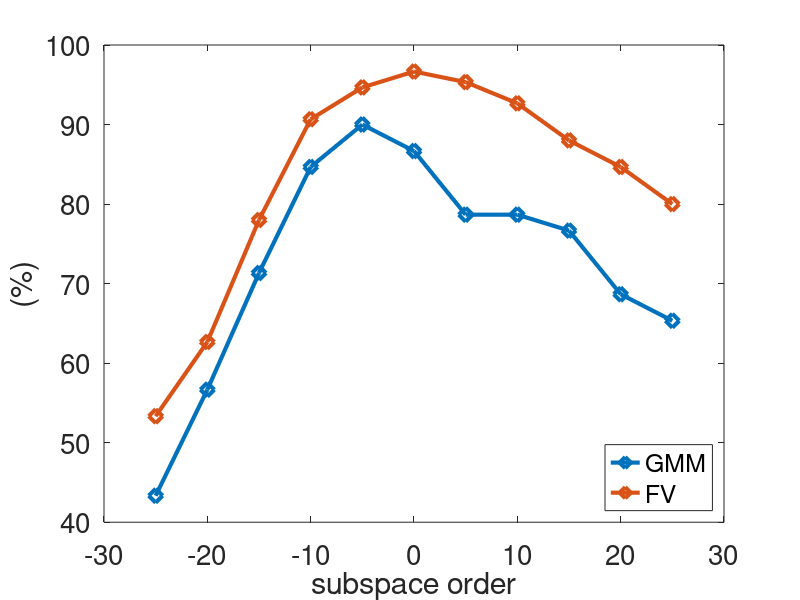
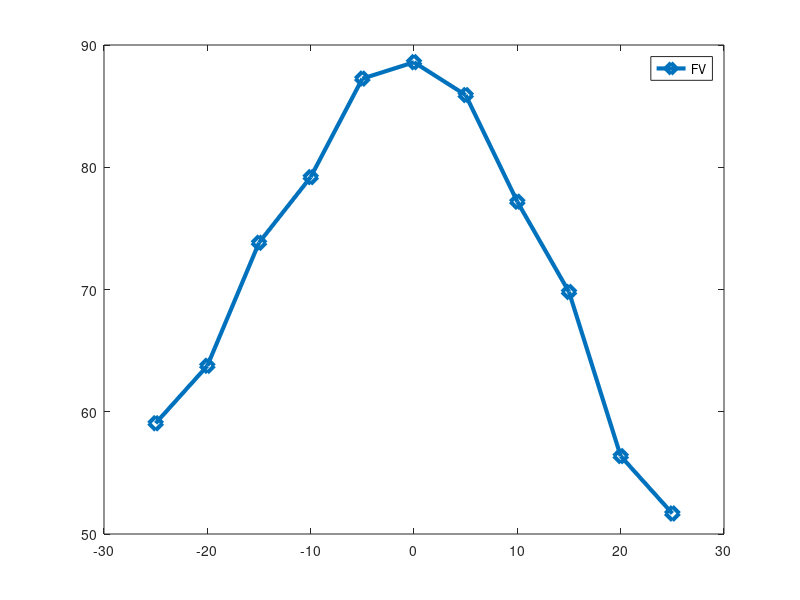

MATLAB code for these plots, in order:
clear all
close all
clc

vec_shift = [-25 -20 -15  -10 -5  0  5  10 15 20 25];

%% KTH GMM & FV

GMM_all_acc = [43.3333   56.6667   71.3333   84.6667   90.0000   86.6667   78.6667   78.6667   76.6667   68.6667   65.3333 ];
FV_all_acc =  [53.3333   62.6667   78.0000   90.6667   94.6667   96.6667   95.3333   92.6667   88.0000   84.6667   80.0000];

all = [GMM_all_acc; FV_all_acc ];
plot(vec_shift,all', '-d', 'LineWidth', 3,'MarkerSize', 10);
legend('GMM','FV','Location','southeast');
ylabel('(%)','FontSize',20)
xlabel('subspace order','FontSize',20)
set(gca,'FontSize',20); 

%Nicta
print('/home/johanna/latex-svn/wacv_2016_b/v3/images/experiments_kth/all_shifts_kth','-dpng','-r300');



%% KTH GMM & FV
figure()
%GMM_all_acc = [43.3333   56.6667   71.3333   84.6667   90.0000   86.6667   78.6667   78.6667   76.6667   68.6667   65.3333 ];
FV_all_acc   = [59.0604   63.7584   73.8255   79.1946   87.2483   88.5906   85.9060   77.1812   69.7987   56.3758    51.6779];

all = [FV_all_acc ];
plot(vec_shift,all', '-d', 'LineWidth', 3,'MarkerSize', 10);
legend('FV','Location','northeast');
